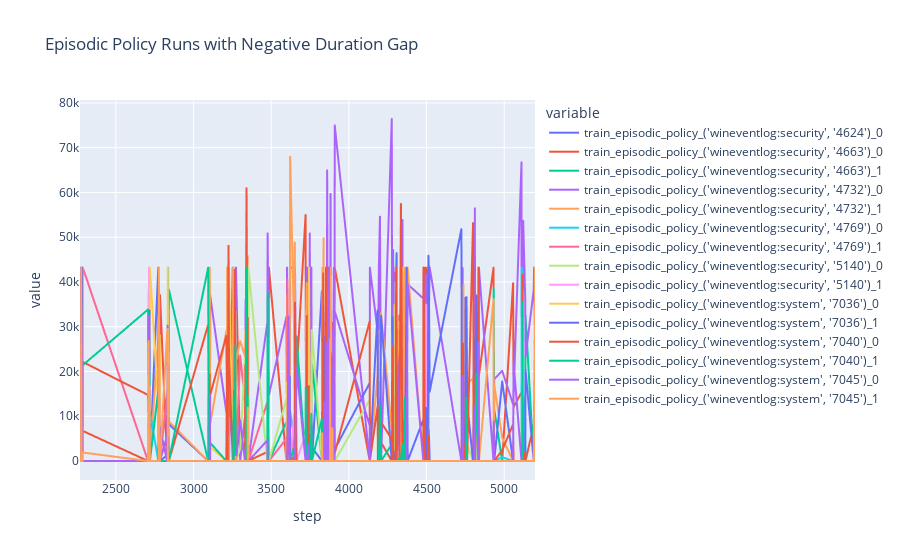

Notebook code for this chart:
### Code cell
fig

### Figure 1 — Plotly figure (JSON) as saved in the notebook; plotly's stock layout.template omitted (floating-point values rounded to 4 significant figures; data arrays with more than 128 entries replaced by an {"elided": "..."} marker saying what was removed)
{"data": [{"hovertemplate": "variable=train_episodic_policy_('wineventlog:security', '4624')_0<br>step=%{x}<br>value=%{y}<extra></extra>", "legendgroup": "train_episodic_policy_('wineventlog:security', '4624')_0", "line": {"color": "#636efa", "dash": "solid"}, "marker": {"symbol": "circle"}, "mode": "lines", "name": "train_episodic_policy_('wineventlog:security', '4624')_0", "showlegend": true, "type": "scattergl", "x": {"elided": "222 int values"}, "xaxis": "x", "y": {"elided": "222 int values"}, "yaxis": "y"}, {"hovertemplate": "variable=train_episodic_policy_('wineventlog:security', '4663')_0<br>step=%{x}<br>value=%{y}<extra></extra>", "legendgroup": "train_episodic_policy_('wineventlog:security', '4663')_0", "line": {"color": "#EF553B", "dash": "solid"}, "marker": {"symbol": "circle"}, "mode": "lines", "name": "train_episodic_policy_('wineventlog:security', '4663')_0", "showlegend": true, "type": "scattergl", "x": {"elided": "222 int values"}, "xaxis": "x", "y": {"elided": "222 int values"}, "yaxis": "y"}, {"hovertemplate": "variable=train_episodic_policy_('wineventlog:security', '4663')_1<br>step=%{x}<br>value=%{y}<extra></extra>", "legendgroup": "train_episodic_policy_('wineventlog:security', '4663')_1", "line": {"color": "#00cc96", "dash": "solid"}, "marker": {"symbol": "circle"}, "mode": "lines", "name": "train_episodic_policy_('wineventlog:security', '4663')_1", "showlegend": true, "type": "scattergl", "x": {"elided": "222 int values"}, "xaxis": "x", "y": {"elided": "222 int values"}, "yaxis": "y"}, {"hovertemplate": "variable=train_episodic_policy_('wineventlog:security', '4732')_0<br>step=%{x}<br>value=%{y}<extra></extra>", "legendgroup": "train_episodic_policy_('wineventlog:security', '4732')_0", "line": {"color": "#ab63fa", "dash": "solid"}, "marker": {"symbol": "circle"}, "mode": "lines", "name": "train_episodic_policy_('wineventlog:security', '4732')_0", "showlegend": true, "type": "scattergl", "x": {"elided": "222 int values"}, "xaxis": "x", "y": {"elided": "222 int values"}, "yaxis": "y"}, {"hovertemplate": "variable=train_episodic_policy_('wineventlog:security', '4732')_1<br>step=%{x}<br>value=%{y}<extra></extra>", "legendgroup": "train_episodic_policy_('wineventlog:security', '4732')_1", "line": {"color": "#FFA15A", "dash": "solid"}, "marker": {"symbol": "circle"}, "mode": "lines", "name": "train_episodic_policy_('wineventlog:security', '4732')_1", "showlegend": true, "type": "scattergl", "x": {"elided": "222 int values"}, "xaxis": "x", "y": {"elided": "222 int values"}, "yaxis": "y"}, {"hovertemplate": "variable=train_episodic_policy_('wineventlog:security', '4769')_0<br>step=%{x}<br>value=%{y}<extra></extra>", "legendgroup": "train_episodic_policy_('wineventlog:security', '4769')_0", "line": {"color": "#19d3f3", "dash": "solid"}, "marker": {"symbol": "circle"}, "mode": "lines", "name": "train_episodic_policy_('wineventlog:security', '4769')_0", "showlegend": true, "type": "scattergl", "x": {"elided": "222 int values"}, "xaxis": "x", "y": {"elided": "222 int values"}, "yaxis": "y"}, {"hovertemplate": "variable=train_episodic_policy_('wineventlog:security', '4769')_1<br>step=%{x}<br>value=%{y}<extra></extra>", "legendgroup": "train_episodic_policy_('wineventlog:security', '4769')_1", "line": {"color": "#FF6692", "dash": "solid"}, "marker": {"symbol": "circle"}, "mode": "lines", "name": "train_episodic_policy_('wineventlog:security', '4769')_1", "showlegend": true, "type": "scattergl", "x": {"elided": "222 int values"}, "xaxis": "x", "y": {"elided": "222 int values"}, "yaxis": "y"}, {"hovertemplate": "variable=train_episodic_policy_('wineventlog:security', '5140')_0<br>step=%{x}<br>value=%{y}<extra></extra>", "legendgroup": "train_episodic_policy_('wineventlog:security', '5140')_0", "line": {"color": "#B6E880", "dash": "solid"}, "marker": {"symbol": "circle"}, "mode": "lines", "name": "train_episodic_policy_('wineventlog:security', '5140')_0", "showlegend": true, "type": "scattergl", "x": {"elided": "222 int values"}, "xaxis": "x", "y": {"elided": "222 int values"}, "yaxis": "y"}, {"hovertemplate": "variable=train_episodic_policy_('wineventlog:security', '5140')_1<br>step=%{x}<br>value=%{y}<extra></extra>", "legendgroup": "train_episodic_policy_('wineventlog:security', '5140')_1", "line": {"color": "#FF97FF", "dash": "solid"}, "marker": {"symbol": "circle"}, "mode": "lines", "name": "train_episodic_policy_('wineventlog:security', '5140')_1", "showlegend": true, "type": "scattergl", "x": {"elided": "222 int values"}, "xaxis": "x", "y": {"elided": "222 int values"}, "yaxis": "y"}, {"hovertemplate": "variable=train_episodic_policy_('wineventlog:system', '7036')_0<br>step=%{x}<br>value=%{y}<extra></extra>", "legendgroup": "train_episodic_policy_('wineventlog:system', '7036')_0", "line": {"color": "#FECB52", "dash": "solid"}, "marker": {"symbol": "circle"}, "mode": "lines", "name": "train_episodic_policy_('wineventlog:system', '7036')_0", "showlegend": true, "type": "scattergl", "x": {"elided": "222 int values"}, "xaxis": "x", "y": {"elided": "222 int values"}, "yaxis": "y"}, {"hovertemplate": "variable=train_episodic_policy_('wineventlog:system', '7036')_1<br>step=%{x}<br>value=%{y}<extra></extra>", "legendgroup": "train_episodic_policy_('wineventlog:system', '7036')_1", "line": {"color": "#636efa", "dash": "solid"}, "marker": {"symbol": "circle"}, "mode": "lines", "name": "train_episodic_policy_('wineventlog:system', '7036')_1", "showlegend": true, "type": "scattergl", "x": {"elided": "222 int values"}, "xaxis": "x", "y": {"elided": "222 int values"}, "yaxis": "y"}, {"hovertemplate": "variable=train_episodic_policy_('wineventlog:system', '7040')_0<br>step=%{x}<br>value=%{y}<extra></extra>", "legendgroup": "train_episodic_policy_('wineventlog:system', '7040')_0", "line": {"color": "#EF553B", "dash": "solid"}, "marker": {"symbol": "circle"}, "mode": "lines", "name": "train_episodic_policy_('wineventlog:system', '7040')_0", "showlegend": true, "type": "scattergl", "x": {"elided": "222 int values"}, "xaxis": "x", "y": {"elided": "222 int values"}, "yaxis": "y"}, {"hovertemplate": "variable=train_episodic_policy_('wineventlog:system', '7040')_1<br>step=%{x}<br>value=%{y}<extra></extra>", "legendgroup": "train_episodic_policy_('wineventlog:system', '7040')_1", "line": {"color": "#00cc96", "dash": "solid"}, "marker": {"symbol": "circle"}, "mode": "lines", "name": "train_episodic_policy_('wineventlog:system', '7040')_1", "showlegend": true, "type": "scattergl", "x": {"elided": "222 int values"}, "xaxis": "x", "y": {"elided": "222 int values"}, "yaxis": "y"}, {"hovertemplate": "variable=train_episodic_policy_('wineventlog:system', '7045')_0<br>step=%{x}<br>value=%{y}<extra></extra>", "legendgroup": "train_episodic_policy_('wineventlog:system', '7045')_0", "line": {"color": "#ab63fa", "dash": "solid"}, "marker": {"symbol": "circle"}, "mode": "lines", "name": "train_episodic_policy_('wineventlog:system', '7045')_0", "showlegend": true, "type": "scattergl", "x": {"elided": "222 int values"}, "xaxis": "x", "y": {"elided": "222 int values"}, "yaxis": "y"}, {"hovertemplate": "variable=train_episodic_policy_('wineventlog:system', '7045')_1<br>step=%{x}<br>value=%{y}<extra></extra>", "legendgroup": "train_episodic_policy_('wineventlog:system', '7045')_1", "line": {"color": "#FFA15A", "dash": "solid"}, "marker": {"symbol": "circle"}, "mode": "lines", "name": "train_episodic_policy_('wineventlog:system', '7045')_1", "showlegend": true, "type": "scattergl", "x": {"elided": "222 int values"}, "xaxis": "x", "y": {"elided": "222 int values"}, "yaxis": "y"}], "layout": {"legend": {"title": {"text": "variable"}, "tracegroupgap": 0}, "title": {"text": "Episodic Policy Runs with Negative Duration Gap"}, "xaxis": {"anchor": "y", "domain": [0, 1], "title": {"text": "step"}}, "yaxis": {"anchor": "x", "domain": [0, 1], "title": {"text": "value"}}}}
